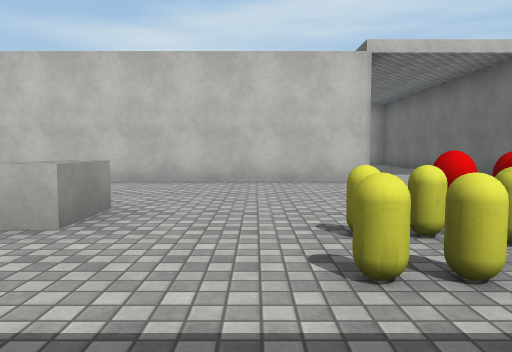
[1] (above)

20 first-person views from a walk through a Unity game level. The camera is 1.2 m above the floor, tilts 4° down and sees 70° across. The floor is counted in squares, 2 m on a side. Each view is taken from the middle of a square. On the plan, view 1 faces up. The plan holds only what a view shows up to about 10 squares ahead; the rest is blank. The player character is not drawn. Surface patterns are stand-ins for the level's own textures.

[2]
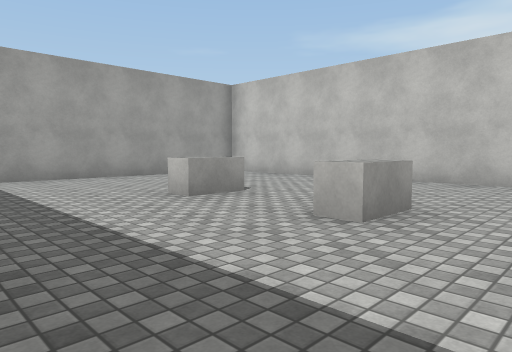

[3]
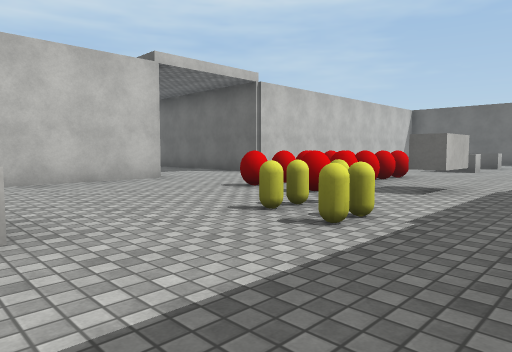

[4]
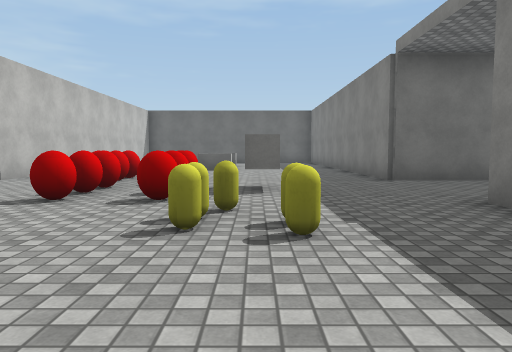

[5]
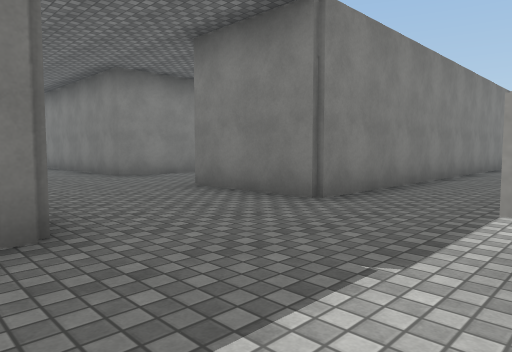

[6]
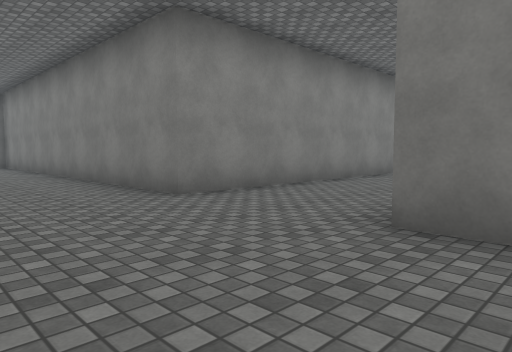

[7]
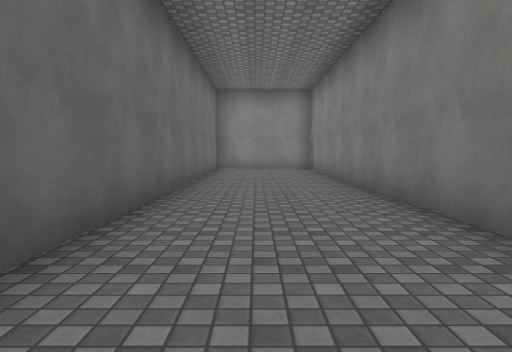

[8]
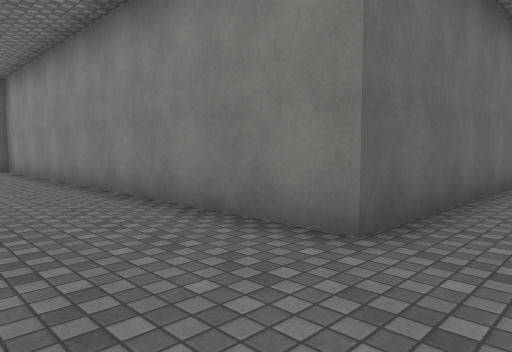

[9]
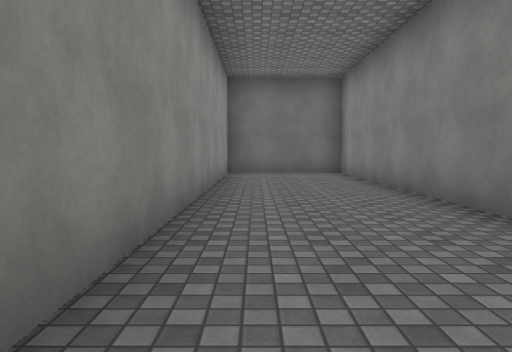

[10]
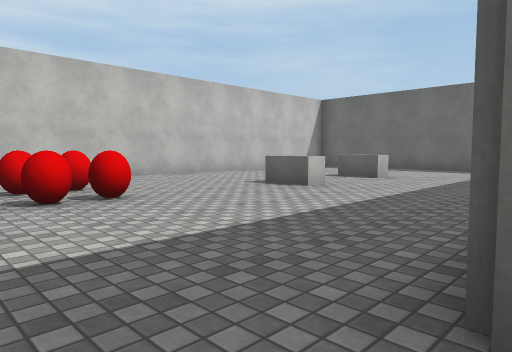

[11]
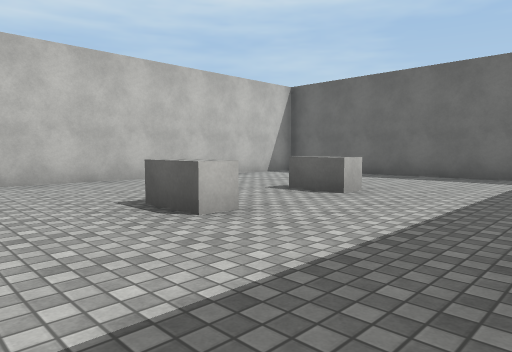

[12]
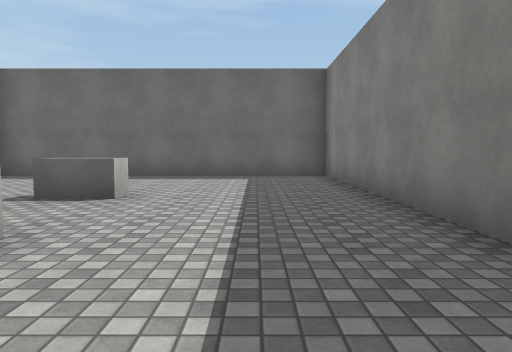

[13]
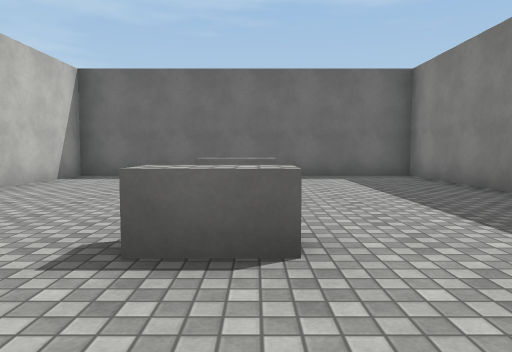

[14]
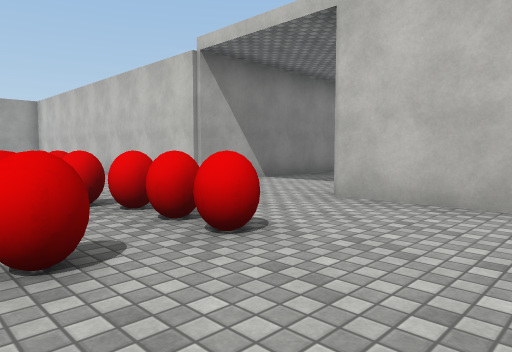

[15]
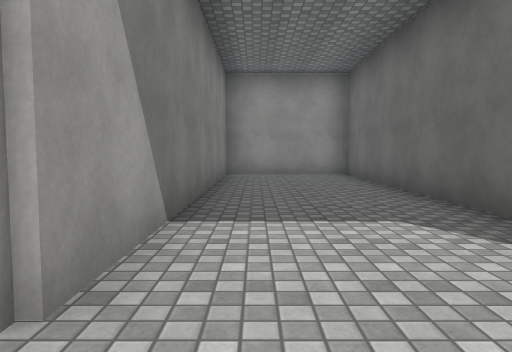

[16]
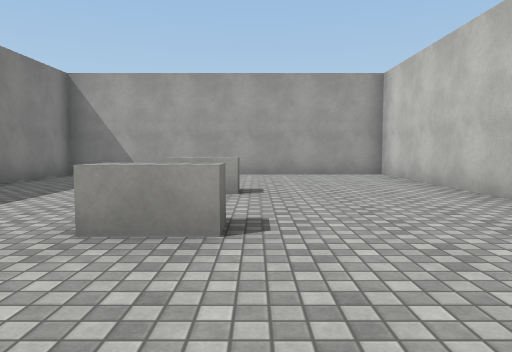

[17]
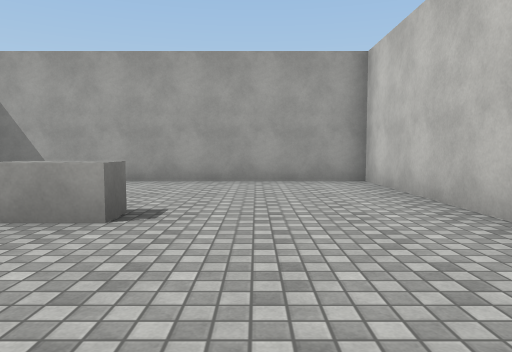

[18]
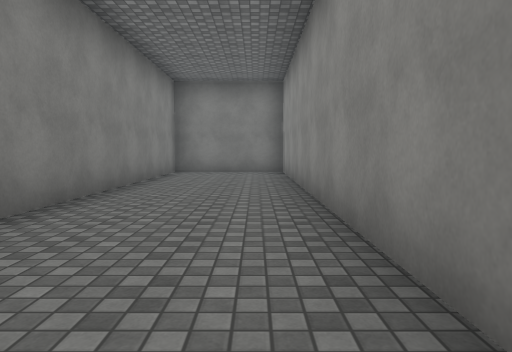

[19]
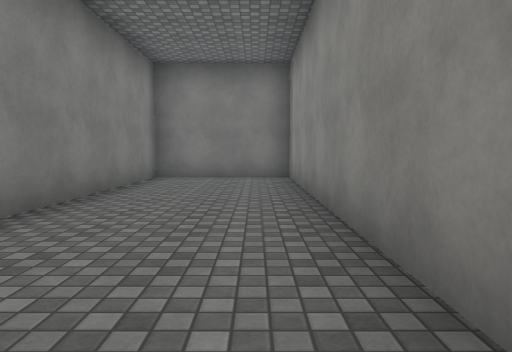

[20]
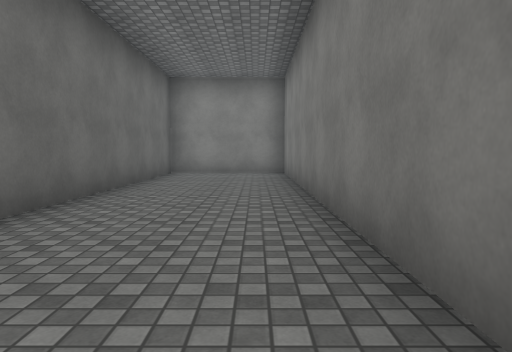

### Floor plan
Key: @ floor where view 1 was taken; # wall or solid block; . floor; = window, fence, low wall or low ledge; ^ raised ledge; O other object.
Columns run from 9 left of view 1 to 16 right of it. Each row starts with its distance up from view 1.
 16            #####
 15            #...#
 14            #...#
 13            #...#
 12            #...#
 11            #...#
 10            #...#
  9            #...#
  8 ############...###########
  7 #........................#
  6 #........................#
  5 #...........==^=.........#
  4 #..........=.===.........#
  3 #....O.O..O=====..O..O...#
  2 #.........OO.O...........#
  1 #........................#
  0 #........@...............#
 -1  ###########...###########
 -2            #...#
 -3 ############...###########
 -4 #........................#
 -5 #........................#
 -6 #........................#
 -7 ############...###########
 -8            #...#
 -9            #...#
-10            #...#
-11            #...#
-12            #...#
-13            #...#
-14            #...#
-15            #...#
-16            #...#
-17            #####

Where each view was taken, in squares from view 1:
view 1: 0 up, 0 right, facing up
view 2: 0 up, 0 right, facing up-left
view 3: 0 up, 2 left, facing up-right
view 4: 2 up, 2 left, facing right
view 5: 2 up, 6 right, facing down-left
view 6: 2 down, 5 right, facing down-left
view 7: 5 down, 4 right, facing down
view 8: 4 down, 4 right, facing down-right
view 9: 4 down, 6 right, facing right
view 10: 1 down, 4 right, facing up-right
view 11: 0 up, 7 right, facing up-right
view 12: 1 up, 7 right, facing right
view 13: 3 up, 7 right, facing right
view 14: 3 up, 8 right, facing up-left
view 15: 6 up, 3 right, facing up
view 16: 4 up, 1 right, facing left
view 17: 5 up, 1 left, facing left
view 18: 4 down, 2 right, facing left
view 19: 4 down, 0 right, facing left
view 20: 7 down, 3 right, facing down
